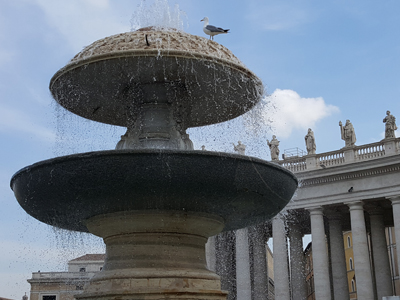
#> input picture images/laplacian.jpg, 400 x 300 px
$ python Maxpooling.py
#> lines starting #> are read from the running program, lines starting #| are printed output that depends on the picture
import numpy as np, cv2

def found_Max(arr):
    return np.max(arr)


def maxPooling(image):
    rows, cols = image.shape[:2]
    dst = np.zeros((rows//2,cols//2), np.uint8)

    for k in range(0, rows, 2):
        for p in range(0, cols , 2):
            dst[k//2,p//2]= max(image[k:k+1,p:p+1])

    return dst

image = cv2.imread("../images/laplacian.jpg", cv2.IMREAD_GRAYSCALE)
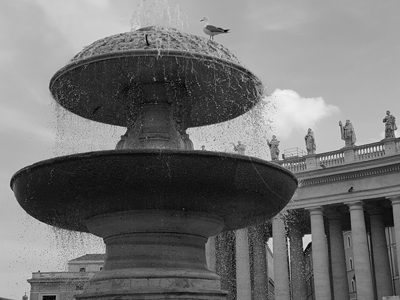
#> image: shape (300, 400); min 0, max 242, mean 114
if image is None: raise Exception("영상파일 읽기 오류")

filter_image = maxPooling(image)
#> after the loop in maxPooling, `for k in range(0, rows, 2):`:
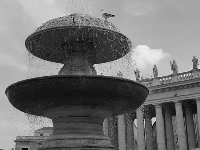
#> dst: shape (150, 200); min 0, max 242, mean 114.1

cv2.imshow("image", image)
cv2.imshow("filter_image", filter_image)
cv2.waitKey(0)

$ run again, with images/abs_test2.jpg copied over images/laplacian.jpg
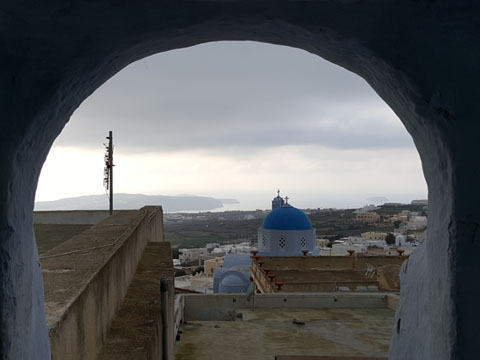
#> input picture images/abs_test2.jpg, 480 x 360 px
#> after the loop in maxPooling, `for k in range(0, rows, 2):`:
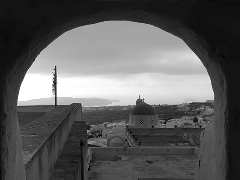
#> dst: shape (180, 240); min 0, max 255, mean 93.2
